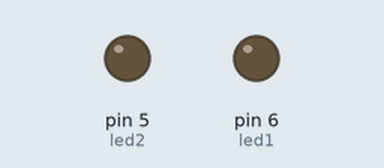
Simulated run of this sketch. Board: Arduino Uno, built with avr-gcc and run on an emulated ATmega328P. Shown: output pins drawn as LEDs (lit = HIGH).

Above: at 0.05 s.
At 2.0 s:
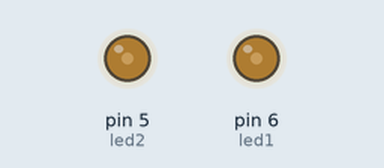
At 3.0 s:
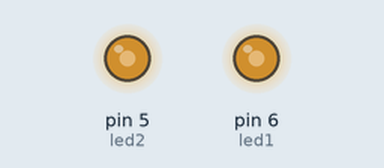
At 4.0 s:
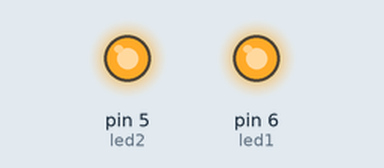
Timing chart, 0 to 5.2 s (numbered marks = the images above):
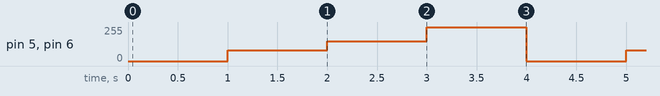

Measured:
- by itself, pin 5 (led2), pin 6 (led1): repeats every 4.0 s: 150/255 1.0 s, 255/255 1.0 s, 0/255 1.0 s, 80/255 1.0 s

The sketch:

_4_4_analogOutput_led.ino
```cpp
int led1 = 6;
int led2 = 5;

void setup()
{

}

void loop()
{
  analogWrite(led1, 0);
  analogWrite(led2, 0);
  delay(1000);

  analogWrite(led1, 80);
  analogWrite(led2, 80);
  delay(1000);

  analogWrite(led1, 150);
  analogWrite(led2, 150);
  delay(1000);

  analogWrite(led1, 255);
  analogWrite(led2, 255);
  delay(1000);
}
```
